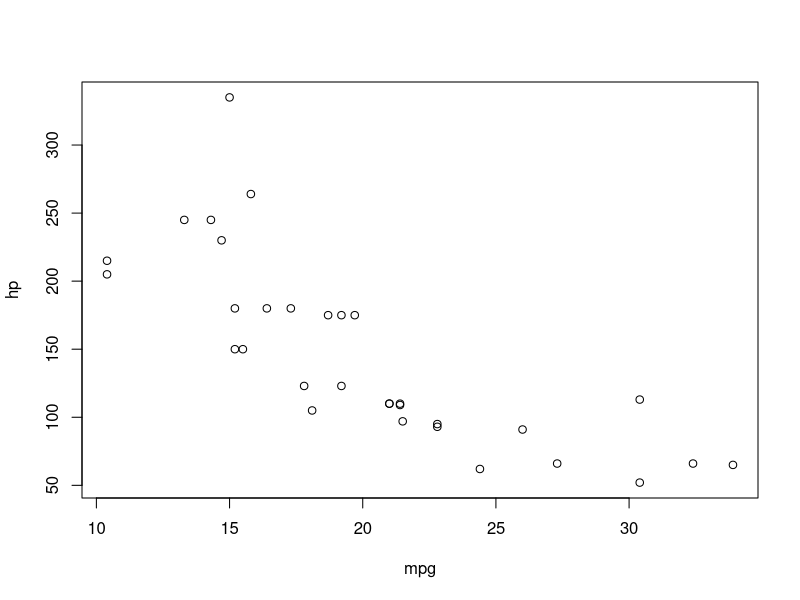

Reproduce this figure in R.
## ---- chunk 1
data(mtcars)
str(mtcars)
head(mtcars, 10)
## ---- chunk 2
cars_hp_mpg <- subset(mtcars, select=c(mpg, hp))

head(cars_hp_mpg,10)

## ---- chunk 3
plot(cars_hp_mpg)

## ---- chunk 4
subset(mtcars, mpg>=30 | hp<60)

